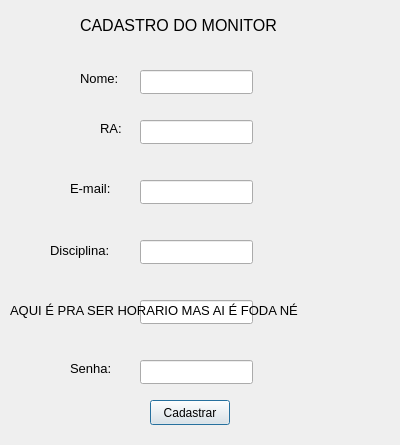
<?xml version="1.0" encoding="UTF-8"?>
<ui version="4.0">
 <class>RegistroMonitor</class>
 <widget class="QDialog" name="RegistroMonitor">
  <property name="geometry">
   <rect>
    <x>0</x>
    <y>0</y>
    <width>400</width>
    <height>445</height>
   </rect>
  </property>
  <property name="windowTitle">
   <string>Dialog</string>
  </property>
  <widget class="QLineEdit" name="ra">
   <property name="geometry">
    <rect>
     <x>140</x>
     <y>120</y>
     <width>113</width>
     <height>24</height>
    </rect>
   </property>
  </widget>
  <widget class="QLineEdit" name="disciplina">
   <property name="geometry">
    <rect>
     <x>140</x>
     <y>240</y>
     <width>113</width>
     <height>24</height>
    </rect>
   </property>
  </widget>
  <widget class="QLineEdit" name="horarios">
   <property name="geometry">
    <rect>
     <x>140</x>
     <y>300</y>
     <width>113</width>
     <height>24</height>
    </rect>
   </property>
  </widget>
  <widget class="QLineEdit" name="nome">
   <property name="geometry">
    <rect>
     <x>140</x>
     <y>70</y>
     <width>113</width>
     <height>24</height>
    </rect>
   </property>
  </widget>
  <widget class="QLineEdit" name="senha">
   <property name="geometry">
    <rect>
     <x>140</x>
     <y>360</y>
     <width>113</width>
     <height>24</height>
    </rect>
   </property>
  </widget>
  <widget class="QLineEdit" name="email">
   <property name="geometry">
    <rect>
     <x>140</x>
     <y>180</y>
     <width>113</width>
     <height>24</height>
    </rect>
   </property>
  </widget>
  <widget class="QLabel" name="label">
   <property name="geometry">
    <rect>
     <x>80</x>
     <y>70</y>
     <width>55</width>
     <height>16</height>
    </rect>
   </property>
   <property name="font">
    <font>
     <pointsize>10</pointsize>
    </font>
   </property>
   <property name="text">
    <string>Nome:</string>
   </property>
  </widget>
  <widget class="QLabel" name="label_2">
   <property name="geometry">
    <rect>
     <x>100</x>
     <y>120</y>
     <width>31</width>
     <height>16</height>
    </rect>
   </property>
   <property name="font">
    <font>
     <pointsize>10</pointsize>
    </font>
   </property>
   <property name="text">
    <string>RA:</string>
   </property>
  </widget>
  <widget class="QLabel" name="label_3">
   <property name="geometry">
    <rect>
     <x>70</x>
     <y>180</y>
     <width>55</width>
     <height>16</height>
    </rect>
   </property>
   <property name="font">
    <font>
     <pointsize>10</pointsize>
    </font>
   </property>
   <property name="text">
    <string>E-mail:</string>
   </property>
  </widget>
  <widget class="QLabel" name="label_4">
   <property name="geometry">
    <rect>
     <x>50</x>
     <y>240</y>
     <width>81</width>
     <height>21</height>
    </rect>
   </property>
   <property name="font">
    <font>
     <pointsize>10</pointsize>
    </font>
   </property>
   <property name="text">
    <string>Disciplina:</string>
   </property>
  </widget>
  <widget class="QLabel" name="label_5">
   <property name="geometry">
    <rect>
     <x>10</x>
     <y>300</y>
     <width>371</width>
     <height>20</height>
    </rect>
   </property>
   <property name="font">
    <font>
     <pointsize>10</pointsize>
    </font>
   </property>
   <property name="text">
    <string>AQUI É PRA SER HORARIO MAS AI É FODA NÉ</string>
   </property>
  </widget>
  <widget class="QLabel" name="label_6">
   <property name="geometry">
    <rect>
     <x>70</x>
     <y>360</y>
     <width>55</width>
     <height>16</height>
    </rect>
   </property>
   <property name="font">
    <font>
     <pointsize>10</pointsize>
    </font>
   </property>
   <property name="text">
    <string>Senha:</string>
   </property>
  </widget>
  <widget class="QLabel" name="label_7">
   <property name="geometry">
    <rect>
     <x>80</x>
     <y>10</y>
     <width>251</width>
     <height>31</height>
    </rect>
   </property>
   <property name="font">
    <font>
     <pointsize>12</pointsize>
    </font>
   </property>
   <property name="text">
    <string>CADASTRO DO MONITOR</string>
   </property>
  </widget>
  <widget class="QLabel" name="label_8">
   <property name="geometry">
    <rect>
     <x>40</x>
     <y>320</y>
     <width>101</width>
     <height>20</height>
    </rect>
   </property>
   <property name="text">
    <string/>
   </property>
  </widget>
  <widget class="QPushButton" name="pushButton">
   <property name="geometry">
    <rect>
     <x>150</x>
     <y>400</y>
     <width>80</width>
     <height>25</height>
    </rect>
   </property>
   <property name="text">
    <string>Cadastrar</string>
   </property>
  </widget>
 </widget>
 <resources/>
 <connections/>
</ui>
